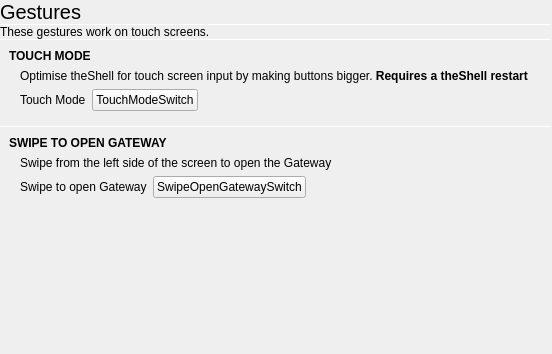
<?xml version="1.0" encoding="UTF-8"?>
<ui version="4.0">
 <class>GesturePane</class>
 <widget class="QWidget" name="GesturePane">
  <property name="geometry">
   <rect>
    <x>0</x>
    <y>0</y>
    <width>552</width>
    <height>354</height>
   </rect>
  </property>
  <property name="windowTitle">
   <string notr="true">Form</string>
  </property>
  <layout class="QVBoxLayout" name="verticalLayout">
   <property name="spacing">
    <number>0</number>
   </property>
   <property name="leftMargin">
    <number>0</number>
   </property>
   <property name="topMargin">
    <number>0</number>
   </property>
   <property name="rightMargin">
    <number>0</number>
   </property>
   <property name="bottomMargin">
    <number>0</number>
   </property>
   <item>
    <widget class="QLabel" name="label">
     <property name="font">
      <font>
       <pointsize>15</pointsize>
      </font>
     </property>
     <property name="text">
      <string>Gestures</string>
     </property>
     <property name="margin">
      <number>9</number>
     </property>
    </widget>
   </item>
   <item>
    <widget class="Line" name="line_3">
     <property name="maximumSize">
      <size>
       <width>16777215</width>
       <height>1</height>
      </size>
     </property>
     <property name="orientation">
      <enum>Qt::Horizontal</enum>
     </property>
    </widget>
   </item>
   <item>
    <widget class="QLabel" name="label_8">
     <property name="text">
      <string>These gestures work on touch screens.</string>
     </property>
     <property name="margin">
      <number>9</number>
     </property>
    </widget>
   </item>
   <item>
    <widget class="Line" name="line">
     <property name="maximumSize">
      <size>
       <width>16777215</width>
       <height>1</height>
      </size>
     </property>
     <property name="orientation">
      <enum>Qt::Horizontal</enum>
     </property>
    </widget>
   </item>
   <item>
    <widget class="QScrollArea" name="scrollArea">
     <property name="frameShape">
      <enum>QFrame::NoFrame</enum>
     </property>
     <property name="widgetResizable">
      <bool>true</bool>
     </property>
     <widget class="QWidget" name="scrollAreaWidgetContents">
      <property name="geometry">
       <rect>
        <x>0</x>
        <y>0</y>
        <width>552</width>
        <height>275</height>
       </rect>
      </property>
      <layout class="QVBoxLayout" name="verticalLayout_2">
       <property name="spacing">
        <number>0</number>
       </property>
       <property name="leftMargin">
        <number>0</number>
       </property>
       <property name="topMargin">
        <number>0</number>
       </property>
       <property name="rightMargin">
        <number>0</number>
       </property>
       <property name="bottomMargin">
        <number>0</number>
       </property>
       <item>
        <layout class="QGridLayout" name="gridLayout">
         <property name="leftMargin">
          <number>9</number>
         </property>
         <property name="topMargin">
          <number>9</number>
         </property>
         <property name="rightMargin">
          <number>9</number>
         </property>
         <property name="bottomMargin">
          <number>9</number>
         </property>
         <property name="spacing">
          <number>6</number>
         </property>
         <item row="2" column="2">
          <widget class="tSwitch" name="touchModeSwitch">
           <property name="text">
            <string notr="true">TouchModeSwitch</string>
           </property>
          </widget>
         </item>
         <item row="2" column="1">
          <widget class="QLabel" name="label_4">
           <property name="text">
            <string>Touch Mode</string>
           </property>
          </widget>
         </item>
         <item row="1" column="1" colspan="3">
          <widget class="QLabel" name="label_3">
           <property name="text">
            <string>Optimise theShell for touch screen input by making buttons bigger. &lt;b&gt;Requires a theShell restart&lt;/b&gt;</string>
           </property>
           <property name="wordWrap">
            <bool>true</bool>
           </property>
          </widget>
         </item>
         <item row="0" column="0" colspan="4">
          <widget class="QLabel" name="label_2">
           <property name="font">
            <font>
             <weight>75</weight>
             <bold>true</bold>
            </font>
           </property>
           <property name="text">
            <string>TOUCH MODE</string>
           </property>
          </widget>
         </item>
         <item row="2" column="3">
          <spacer name="horizontalSpacer">
           <property name="orientation">
            <enum>Qt::Horizontal</enum>
           </property>
           <property name="sizeHint" stdset="0">
            <size>
             <width>40</width>
             <height>20</height>
            </size>
           </property>
          </spacer>
         </item>
         <item row="3" column="1">
          <spacer name="verticalSpacer_3">
           <property name="orientation">
            <enum>Qt::Vertical</enum>
           </property>
           <property name="sizeType">
            <enum>QSizePolicy::Preferred</enum>
           </property>
           <property name="sizeHint" stdset="0">
            <size>
             <width>20</width>
             <height>0</height>
            </size>
           </property>
          </spacer>
         </item>
         <item row="1" column="0" rowspan="3">
          <widget class="QWidget" name="touchModeAnimation" native="true">
           <property name="minimumSize">
            <size>
             <width>5</width>
             <height>0</height>
            </size>
           </property>
          </widget>
         </item>
        </layout>
       </item>
       <item>
        <widget class="Line" name="line_2">
         <property name="maximumSize">
          <size>
           <width>16777215</width>
           <height>1</height>
          </size>
         </property>
         <property name="orientation">
          <enum>Qt::Horizontal</enum>
         </property>
        </widget>
       </item>
       <item>
        <layout class="QGridLayout" name="gridLayout_2">
         <property name="leftMargin">
          <number>9</number>
         </property>
         <property name="topMargin">
          <number>9</number>
         </property>
         <property name="rightMargin">
          <number>9</number>
         </property>
         <property name="bottomMargin">
          <number>9</number>
         </property>
         <property name="spacing">
          <number>6</number>
         </property>
         <item row="2" column="1">
          <widget class="QLabel" name="label_7">
           <property name="text">
            <string>Swipe to open Gateway</string>
           </property>
          </widget>
         </item>
         <item row="2" column="2">
          <widget class="tSwitch" name="swipeGatewaySwitch">
           <property name="text">
            <string notr="true">SwipeOpenGatewaySwitch</string>
           </property>
          </widget>
         </item>
         <item row="2" column="3">
          <spacer name="horizontalSpacer_2">
           <property name="orientation">
            <enum>Qt::Horizontal</enum>
           </property>
           <property name="sizeHint" stdset="0">
            <size>
             <width>40</width>
             <height>20</height>
            </size>
           </property>
          </spacer>
         </item>
         <item row="1" column="1" colspan="3">
          <widget class="QLabel" name="label_6">
           <property name="sizePolicy">
            <sizepolicy hsizetype="Expanding" vsizetype="Preferred">
             <horstretch>0</horstretch>
             <verstretch>0</verstretch>
            </sizepolicy>
           </property>
           <property name="text">
            <string>Swipe from the left side of the screen to open the Gateway</string>
           </property>
           <property name="wordWrap">
            <bool>true</bool>
           </property>
          </widget>
         </item>
         <item row="0" column="0" colspan="4">
          <widget class="QLabel" name="label_5">
           <property name="font">
            <font>
             <weight>75</weight>
             <bold>true</bold>
            </font>
           </property>
           <property name="text">
            <string>SWIPE TO OPEN GATEWAY</string>
           </property>
          </widget>
         </item>
         <item row="3" column="1">
          <spacer name="verticalSpacer_2">
           <property name="orientation">
            <enum>Qt::Vertical</enum>
           </property>
           <property name="sizeType">
            <enum>QSizePolicy::Preferred</enum>
           </property>
           <property name="sizeHint" stdset="0">
            <size>
             <width>20</width>
             <height>0</height>
            </size>
           </property>
          </spacer>
         </item>
         <item row="1" column="0" rowspan="3">
          <widget class="QWidget" name="swipeGatewayAnimation" native="true">
           <property name="minimumSize">
            <size>
             <width>5</width>
             <height>0</height>
            </size>
           </property>
          </widget>
         </item>
        </layout>
       </item>
       <item>
        <spacer name="verticalSpacer">
         <property name="orientation">
          <enum>Qt::Vertical</enum>
         </property>
         <property name="sizeHint" stdset="0">
          <size>
           <width>20</width>
           <height>40</height>
          </size>
         </property>
        </spacer>
       </item>
      </layout>
     </widget>
    </widget>
   </item>
  </layout>
 </widget>
 <customwidgets>
  <customwidget>
   <class>tSwitch</class>
   <extends>QPushButton</extends>
   <header location="global">tswitch.h</header>
  </customwidget>
 </customwidgets>
 <resources/>
 <connections/>
</ui>
